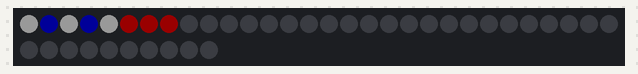
The sketch below on a simulated Arduino Uno, built with avr-gcc and run on an emulated ATmega328P. On the bench: 40 RGB LEDs in strip order, left to right, continuing on the next row. Dim RGB values are drawn brighter than linear.

Above: at 1.8 s.
At 4.6 s:
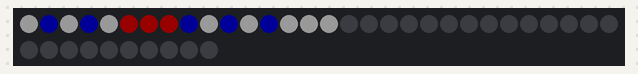
At 7.3 s:
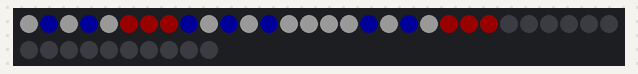
At 10.1 s:
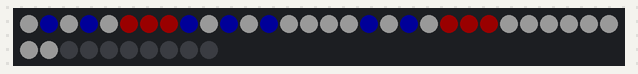
At 12.9 s:
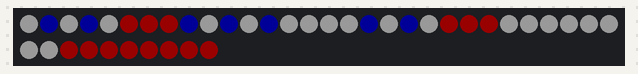
At 14.9 s:
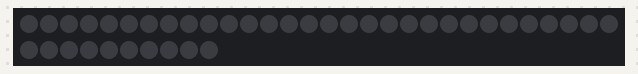

The sketch:

Merica.ino
```cpp
//Create a US flag in an 8x5 NeoPixel Shield

//Include the NeoPixel library
#include <Adafruit_NeoPixel.h>

//Set which pin the Arduino uses to communicate with the NeoPixels
#define PIN            6
//How many pixels are being used
#define NUMPIXELS      40

//Set some Neopixel specific data
Adafruit_NeoPixel pixels = Adafruit_NeoPixel(NUMPIXELS, PIN, NEO_GRB + NEO_KHZ800);

//Set the delay variable to one second
int delayval1 = 1000;
int delayval2 = 250;
int delayval3 = 2000;
String blue =  "0,0,25";
String white =  "25,25,25";
String red = "25,0,0";

void setup() {
//Start communication with the NeoPixels
pixels.begin();
}

void loop() {
//Start with the first pixel and count from there
int i=0;

//Set pixels of the flag
//pixel 1 of flag
pixels.setPixelColor(i, pixels.Color(25,25,25));
//Send pixel values
pixels.show();
//Delay before starting next pixel
delay(delayval2);
i++;
pixels.setPixelColor(i, pixels.Color(0,0,25));
//Send pixel values
pixels.show();
//Delay before starting next pixel
delay(delayval2);
i++;
pixels.setPixelColor(i, pixels.Color(25,25,25));
//Send pixel values
pixels.show();
//Delay before starting next pixel
delay(delayval2);
i++;
pixels.setPixelColor(i, pixels.Color(0,0,25));
//Send pixel values
pixels.show();
//Delay before starting next pixel
delay(delayval2);
i++;
pixels.setPixelColor(i, pixels.Color(25,25,25));
//Send pixel values
pixels.show();
//Delay before starting next pixel
delay(delayval2);
i++;
pixels.setPixelColor(i, pixels.Color(25,0,0));
//Send pixel values
pixels.show();
//Delay before starting next pixel
delay(delayval2);
i++;
pixels.setPixelColor(i, pixels.Color(25,0,0));
i++;
//Send pixel values
pixels.show();
//Delay before starting next pixel
delay(delayval2);
pixels.setPixelColor(i, pixels.Color(25,0,0));
i++;
//Send pixel values
pixels.show();
//Delay before starting next row
delay(delayval1);

//pixel 2 of flag
pixels.setPixelColor(i, pixels.Color(0,0,25));
//Send pixel values
pixels.show();
//Delay before starting next pixel
delay(delayval2);
i++;
pixels.setPixelColor(i, pixels.Color(25,25,25));
//Send pixel values
pixels.show();
//Delay before starting next pixel
delay(delayval2);
i++;
pixels.setPixelColor(i, pixels.Color(0,0,25));
//Send pixel values
pixels.show();
//Delay before starting next pixel
delay(delayval2);
i++;
pixels.setPixelColor(i, pixels.Color(25,25,25));
//Send pixel values
pixels.show();
//Delay before starting next pixel
delay(delayval2);
i++;
pixels.setPixelColor(i, pixels.Color(0,0,25));
//Send pixel values
pixels.show();
//Delay before starting next pixel
delay(delayval2);
i++;
pixels.setPixelColor(i, pixels.Color(25,25,25));
//Send pixel values
pixels.show();
//Delay before starting next pixel
delay(delayval2);
i++;
pixels.setPixelColor(i, pixels.Color(25,25,25));
//Send pixel values
pixels.show();
//Delay before starting next pixel
delay(delayval2);
i++;
pixels.setPixelColor(i, pixels.Color(25,25,25));
i++;
//Send pixel values
pixels.show();
//Delay before starting next row
delay(delayval1);

//pixel 3 of flag
pixels.setPixelColor(i, pixels.Color(25,25,25));
//Send pixel values
pixels.show();
//Delay before starting next pixel
delay(delayval2);
i++;
pixels.setPixelColor(i, pixels.Color(0,0,25));
//Send pixel values
pixels.show();
//Delay before starting next pixel
delay(delayval2);
i++;
pixels.setPixelColor(i, pixels.Color(25,25,25));
//Send pixel values
pixels.show();
//Delay before starting next pixel
delay(delayval2);
i++;
pixels.setPixelColor(i, pixels.Color(0,0,25));
//Send pixel values
pixels.show();
//Delay before starting next pixel
delay(delayval2);
i++;
pixels.setPixelColor(i, pixels.Color(25,25,25));
//Send pixel values
pixels.show();
//Delay before starting next pixel
delay(delayval2);
i++;
pixels.setPixelColor(i, pixels.Color(25,0,0));
//Send pixel values
pixels.show();
//Delay before starting next pixel
delay(delayval2);
i++;
pixels.setPixelColor(i, pixels.Color(25,0,0));
//Send pixel values
pixels.show();
//Delay before starting next pixel
delay(delayval2);
i++;
pixels.setPixelColor(i, pixels.Color(25,0,0));
i++;
//Send pixel values
pixels.show();
//Delay before starting next row
delay(delayval1);

//pixel 4 of flag
pixels.setPixelColor(i, pixels.Color(25,25,25));
//Send pixel values
pixels.show();
//Delay before starting next pixel
delay(delayval2);
i++;
pixels.setPixelColor(i, pixels.Color(25,25,25));
//Send pixel values
pixels.show();
//Delay before starting next pixel
delay(delayval2);
i++;
pixels.setPixelColor(i, pixels.Color(25,25,25));
//Send pixel values
pixels.show();
//Delay before starting next pixel
delay(delayval2);
i++;
pixels.setPixelColor(i, pixels.Color(25,25,25));
//Send pixel values
pixels.show();
//Delay before starting next pixel
delay(delayval2);
i++;
pixels.setPixelColor(i, pixels.Color(25,25,25));
//Send pixel values
pixels.show();
//Delay before starting next pixel
delay(delayval2);
i++;
pixels.setPixelColor(i, pixels.Color(25,25,25));
//Send pixel values
pixels.show();
//Delay before starting next pixel
delay(delayval2);
i++;
pixels.setPixelColor(i, pixels.Color(25,25,25));
//Send pixel values
pixels.show();
//Delay before starting next pixel
delay(delayval2);
i++;
pixels.setPixelColor(i, pixels.Color(25,25,25));
i++;
//Send pixel values
pixels.show();
//Delay before starting next row
delay(delayval1);

//pixel 5 of flag
pixels.setPixelColor(i, pixels.Color(25,0,0));
//Send pixel values
pixels.show();
//Delay before starting next pixel
delay(delayval2);
i++;
pixels.setPixelColor(i, pixels.Color(25,0,0));
//Send pixel values
pixels.show();
//Delay before starting next pixel
delay(delayval2);
i++;
pixels.setPixelColor(i, pixels.Color(25,0,0));
//Send pixel values
pixels.show();
//Delay before starting next pixel
delay(delayval2);
i++;
pixels.setPixelColor(i, pixels.Color(25,0,0));
//Send pixel values
pixels.show();
//Delay before starting next pixel
delay(delayval2);
i++;
pixels.setPixelColor(i, pixels.Color(25,0,0));
//Send pixel values
pixels.show();
//Delay before starting next pixel
delay(delayval2);
i++;
pixels.setPixelColor(i, pixels.Color(25,0,0));
//Send pixel values
pixels.show();
//Delay before starting next pixel
delay(delayval2);
i++;
pixels.setPixelColor(i, pixels.Color(25,0,0));
//Send pixel values
pixels.show();
//Delay before starting next pixel
delay(delayval2);
i++;
pixels.setPixelColor(i, pixels.Color(25,0,0));
i++;
//Send pixel values
pixels.show();
//Delay before starting the clear
delay(delayval3);

//Clear all pixels
for(int i=0;i<NUMPIXELS;i++){
  pixels.setPixelColor(i, pixels.Color(0,0,0));
}
//Send pixel valus
pixels.show();
//Delay before restarting the animation
delay(delayval1);
}
```

Measured:
- by itself, everything shown: repeats every 15.8 s, in 41 steps
- what the display in image 4 shows lasts 2.0 s, from 12.8 s to 14.8 s
